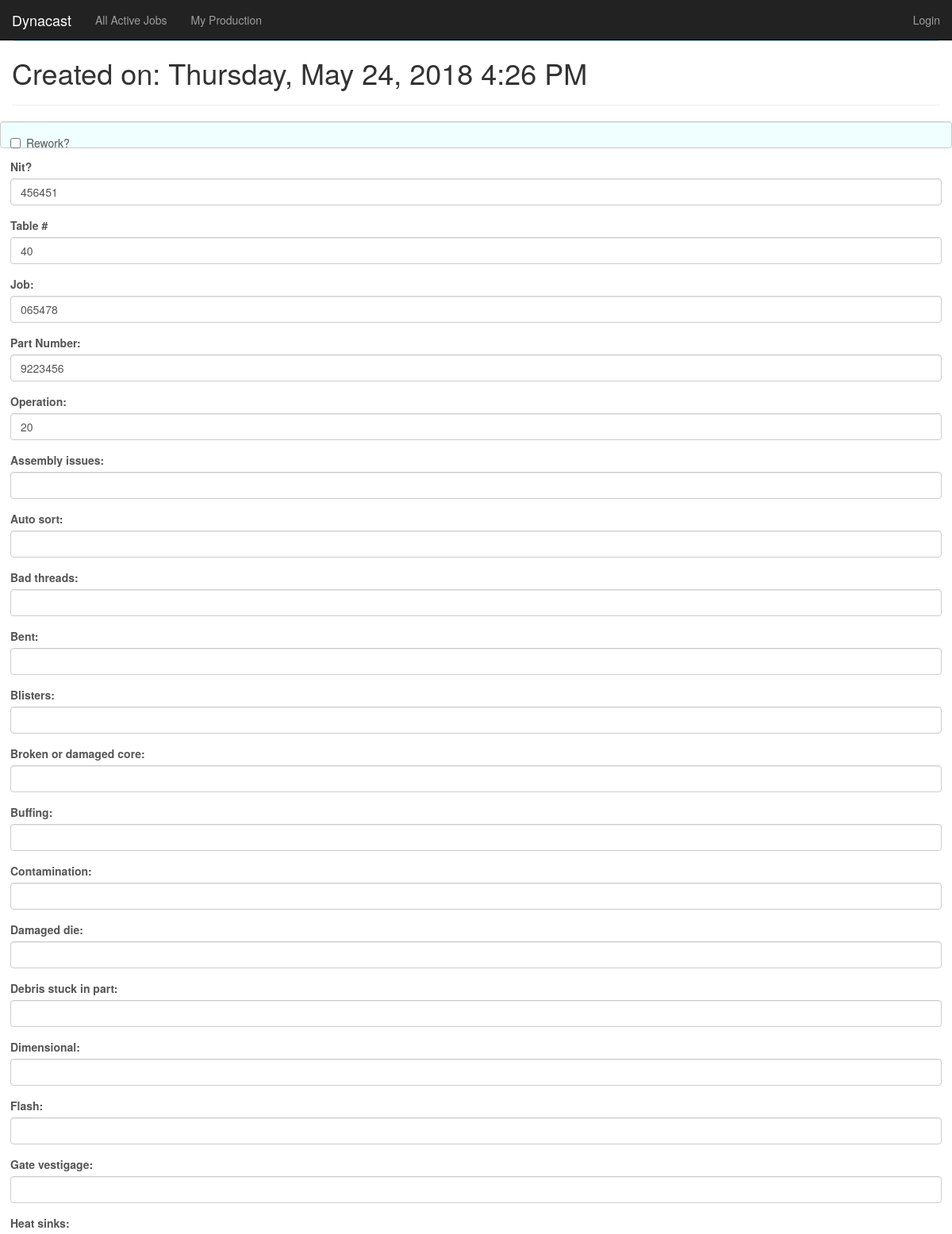
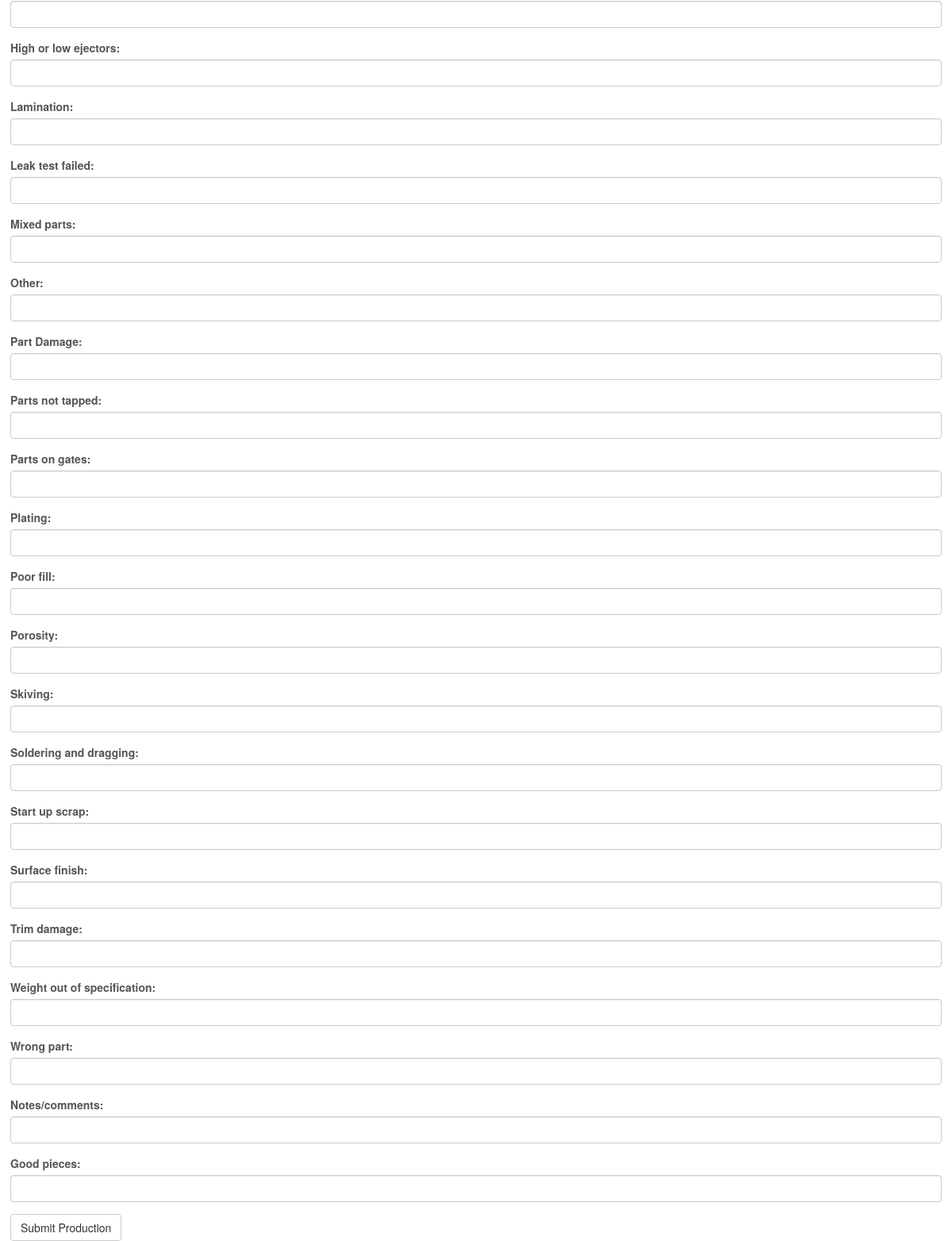
Screenshot of /item/9 with the database file from the repository (2 pictures, top to bottom).
### app/models.py (models this page shows, shortened)
class Post(db.Model):
    id = db.Column(db.Integer, primary_key=True)
    status = db.Column(db.String(15), default="OPEN")
    timestamp = db.Column(db.DateTime, index=True, default=datetime.utcnow)
    user_id = db.Column(db.Integer, db.ForeignKey('user.id'))
    table = db.Column(db.Integer)
    pn = db.Column(db.Integer)
    job = db.Column(db.String(64))
    operation = db.Column(db.String(15))
    rework = db.Column(db.Boolean, default=False)
    nit = db.Column(db.Integer)
    total_pcs = db.Column(db.Integer,default=0)
    good_pcs = db.Column(db.Integer, default=0)
    scrap_pcs = db.Column(db.Integer, default=0)
    user_modified_after_submission = db.Column(db.Boolean, default=False)
    real_time_scans = db.Column(db.Boolean)
    last_submit_time = db.Column(db.DateTime)
    job_start_time = db.Column(db.DateTime)
    job_end_time = db.Column(db.DateTime)
    job_elapsed_time = db.Column(db.String(64))
    job_rate = db.Column(db.Integer, default=0)
    job_number_of_scans = db.Column(db.Integer, default=0)
    lunch_break_taken = db.Column(db.Boolean, default=False)
    lunch_break_start_time = db.Column(db.DateTime)
    lunch_break_end_time = db.Column(db.DateTime)
    lunch_break_counter = db.Column(db.Integer, default=0)
    lunch_break_total_time = db.Column(db.String(64))
    notes = db.Column(db.String(64))
    Scrap_blisters = db.Column(db.Integer, default=0)
    Scrap_plating = db.Column(db.Integer, default=0)
    Scrap_flash = db.Column(db.Integer, default=0)
    Scrap_assembly_issues = db.Column(db.Integer, default=0)
    Scrap_auto_sort = db.Column(db.Integer, default=0)
    Scrap_bad_threads = db.Column(db.Integer, default=0)
    Scrap_bent = db.Column(db.Integer, default=0)
    Scrap_broken_or_damaged_core = db.Column(db.Integer, default=0)
    Scrap_buffing = db.Column(db.Integer, default=0)
    Scrap_contamination = db.Column(db.Integer, default=0)
    Scrap_damaged_die = db.Column(db.Integer, default=0)
    Scrap_debris_stuck_in_part = db.Column(db.Integer, default=0)
    Scrap_dimensional = db.Column(db.Integer, default=0)
    Scrap_gate_vestige = db.Column(db.Integer, default=0)
    Scrap_heat_sinks = db.Column(db.Integer, default=0)
    Scrap_high_or_low_ejectors = db.Column(db.Integer, default=0)
    Scrap_lamination = db.Column(db.Integer, default=0)
    Scrap_leak_test_failed = db.Column(db.Integer, default=0)
    Scrap_mixed_parts = db.Column(db.Integer, default=0)
    Scrap_other = db.Column(db.Integer, default=0)
    Scrap_part_damage = db.Column(db.Integer, default=0)
    Scrap_parts_not_tapped = db.Column(db.Integer, default=0)
    Scrap_parts_on_gates = db.Column(db.Integer, default=0)
    Scrap_poor_fill = db.Column(db.Integer, default=0)
    Scrap_porosity = db.Column(db.Integer, default=0)
    Scrap_skiving = db.Column(db.Integer, default=0)
    Scrap_soldering_and_dragging = db.Column(db.Integer, default=0)
    Scrap_start_up_scrap = db.Column(db.Integer, default=0)
    Scrap_surface_finish = db.Column(db.Integer, default=0)
    Scrap_trim_damage = db.Column(db.Integer, default=0)
    Scrap_weight_out_of_specification = db.Column(db.Integer, default=0)
    Scrap_wrong_part = db.Column(db.Integer, default=0)

### app/routes.py (the view, shortened to what this page needs)
@app.route('/item/<int:id>', methods=['Get', 'Post'])
def edit(id):
    qry = Post.query.filter(Post.id == id)
    transaction = qry.first()
    if transaction.real_time_scans == 1 or transaction.real_time_scans is True:
        flash("Please make the necessary edits to the job started on {}. When complete hit Submit.".format(d.strftime(transaction.job_start_time,"%b %d %Y %I:%M %p")))
        return redirect(url_for('complete_sort_box_scan',record=id,))
    form = JobProductionForm(job=transaction.job, table=transaction.table, pn=transaction.pn, operation=transaction.operation, nit=transaction.nit, rework=transaction.rework)
    flash("Please make the necessary edits to the job started on {}. When complete hit Submit.".format(d.strftime(transaction.job_start_time,"%b %d %Y %I:%M %p")))
    return render_template('edit_production.html', form=form, creation_time=transaction.timestamp)

### app/templates/edit_production.html (shortened to what this page needs)
{% extends 'base.html' %}
{% import 'bootstrap/wtf.html' as wtf %}
{% block app_content %}
{% block head %}
  {{ super() }}
{% endblock %}
<h1>
Created on: {{ moment(creation_time).format('LLLL') }}
</h1>
<hr>
<form action="" method="post">
        <div class="row">
                <div class="col">
                <div class ="form-control" style="background-color:azure;">
                        {{ wtf.quick_form(form, form_type='horizontal') }}
                </div>
</form>
{% endblock %}

### rows the page displays
Post: timestamp "Thursday, May 24, 2018 4:26 PM", nit "456451", table "40", job "065478", pn "9223456", operation "20"
